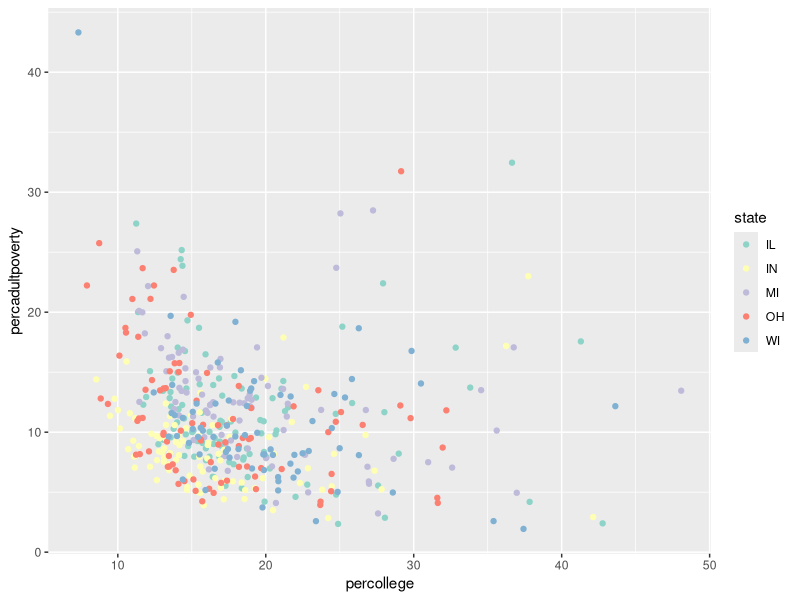

Source code (R):
# I would like to add this R code file to my .Rmd file by using source() command

library("ggplot2")

plot_example <- ggplot(midwest) +  
  geom_point(mapping = aes( 
    x = percollege, y = percadultpoverty, color = state) 
    ) + 
    scale_color_brewer(palette = "Set3")



